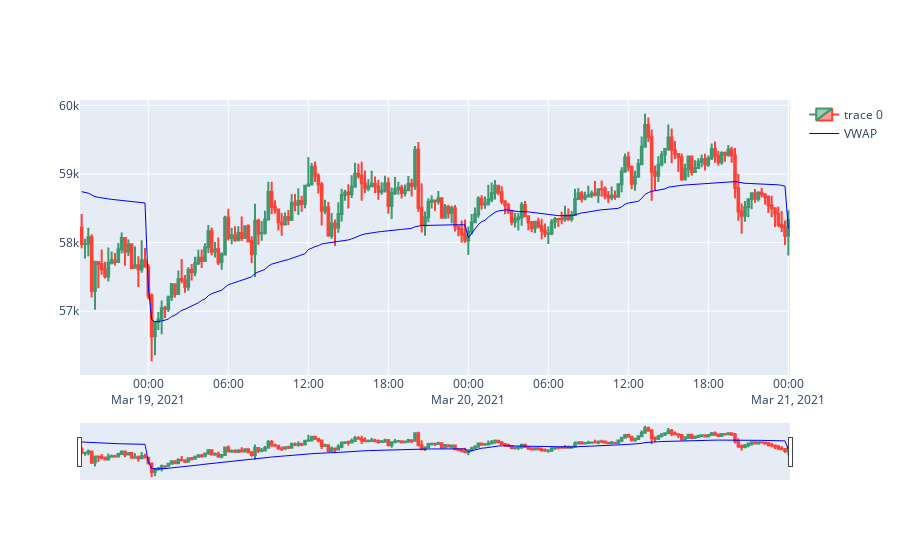

The notebook cell saved with this chart:
### Code cell
fig = go.Figure(data=[go.Candlestick(x=t1.index,
                open=t1['Open'],
                high=t1['High'],
                low=t1['Low'],
                close=t1['Close']),
                go.Scatter(x=t1.index, y=t1.VWAP, line=dict(color='blue', width=1), name="VWAP")])
                
fig.update_yaxes(fixedrange=False)
fig.show()

### Figure 1 — Plotly figure (JSON) as saved in the notebook; plotly's stock layout.template omitted (floating-point values rounded to 4 significant figures; data arrays with more than 128 entries replaced by an {"elided": "..."} marker saying what was removed)
{"data": [{"close": {"elided": "213 float values"}, "high": {"elided": "213 float values"}, "low": {"elided": "213 float values"}, "open": {"elided": "213 float values"}, "type": "candlestick", "x": {"elided": "213 str values"}}, {"line": {"color": "blue", "width": 1}, "name": "VWAP", "type": "scatter", "x": {"elided": "213 str values"}, "y": {"elided": "213 float values"}}], "layout": {"yaxis": {"fixedrange": false}}}
